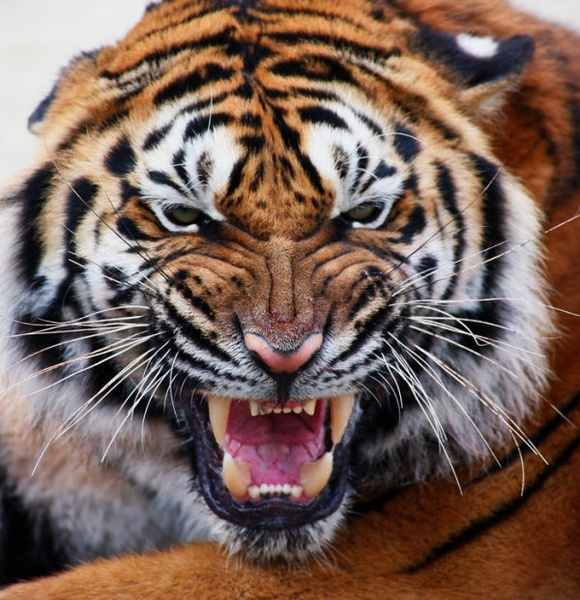
#> input picture DataScience/04. Working-with-Images-and-Text-Materials-Lab/tiger.jpg, 580 x 600 px
$ jupyter execute --allow-errors Working-with-Images-and-Text-Materials-Lab.ipynb   (shell and % lines are left out)   (older library calls are emulated)
#> lines starting #> are read from the running program, lines starting #| are printed output that depends on the picture; after the words box and inside, x2 and y2 are one past the last pixel; in counts of white or black regions, pixels touching at a corner belong together
[cell 1]
import pandas as pd
import numpy as np
import matplotlib.pyplot as plt

from skimage.io import imread
from scipy.ndimage.filters import convolve
from skimage.morphology import binary_opening

from collections import Counter

import re

import nltk
nltk.download("stopwords")
#> (this line was passed over: nltk is not available in this run)
from nltk.corpus import stopwords
from nltk.stem.porter import PorterStemmer

from sklearn.datasets import fetch_20newsgroups
from sklearn.feature_extraction.text import TfidfVectorizer

[cell 2]
tiger_image = imread("tiger.jpg")
#> tiger_image is the input picture: shape (600, 580, 3); mean R, G, B 120.5, 97.3, 87.5

[cell 3]
tiger_image.dtype

[cell 4]
tiger_image.shape
#> Out = (600, 580, 3)

[cell 5]
plt.imshow(tiger_image)
plt.show()

[cell 6]
tiger_image[0, 0]
#> Out = [223, 224, 226]

[cell 7]
tiger_image[:, 0]
#> Out = 600 rows, first 8: [223, 224, 226], [223, 224, 226], [224, 225, 227], [224, 225, 227], [225, 226, 228], [225, 226, 228], [226, 227, 229], [226, 227, 229]

[cell 8]
plt.imshow(tiger_image[150:300, 120:250])
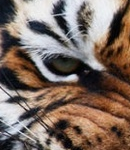
#> shown: shape (150, 130, 3); mean R, G, B 125.4, 108.1, 98.3

[cell 9]
red = tiger_image[:, :, 0]
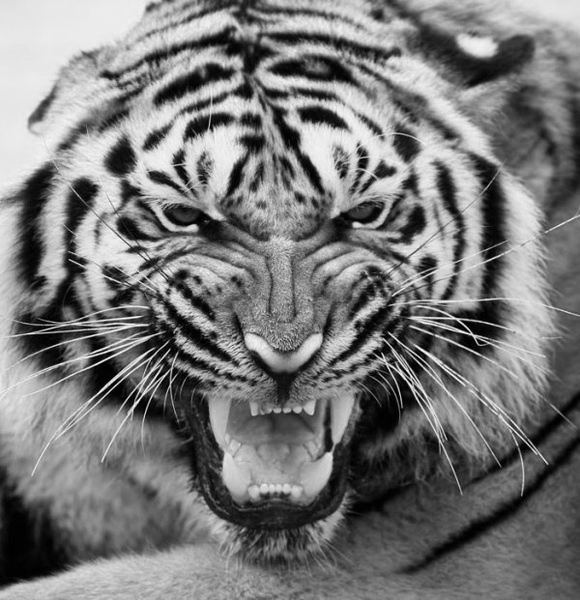
#> red: shape (600, 580); min 0, max 255, mean 120.5
blue = tiger_image[:, :, 1]
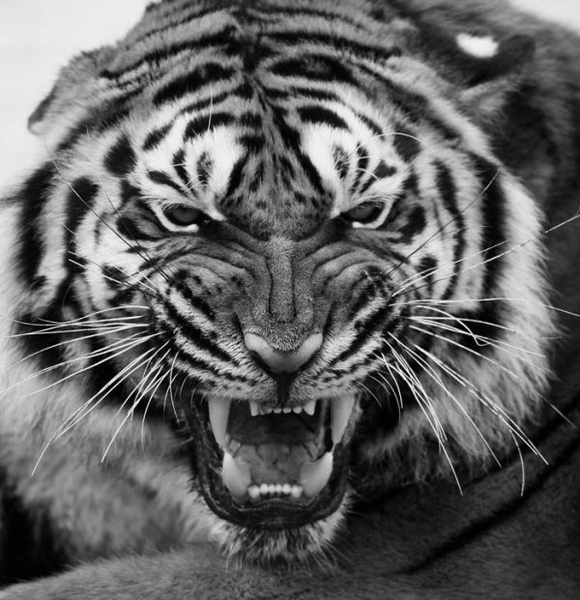
#> blue: shape (600, 580); min 0, max 255, mean 97.3
green = tiger_image[:, :, 2]
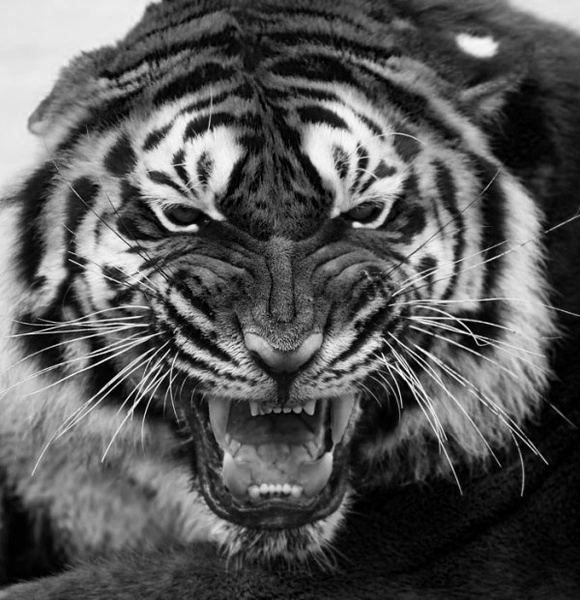
#> green: shape (600, 580); min 0, max 255, mean 87.5

[cell 10]
plt.imshow(red)
plt.show()
plt.imshow(blue)
plt.show()
plt.imshow(green)
plt.show()

[cell 11]
plt.imshow(red, cmap = "gray")
plt.show()
plt.imshow(blue, cmap = "gray")
plt.show()
plt.imshow(green, cmap = "gray")
plt.show()

[cell 12]
(red + green + blue) / 3

[cell 13]
tiger_image.mean()
#> Out = 101.8

[cell 14]
mean_image = tiger_image.mean(axis = 2)

[cell 15]
tiger_image.mean(axis = 1).shape
#> Out = (600, 3)

[cell 16]
plt.imshow(mean_image)

[cell 17]
plt.imshow(mean_image, cmap = "gray")
plt.show()

[cell 18]
tiger_grayscale = 0.299 * red + 0.587 * green + 0.114 * blue

[cell 19]
plt.imshow(tiger_grayscale, cmap="gray")
plt.show()

[cell 20]
plt.hist(mean_image.ravel(), bins = 256, alpha = 0.5)
plt.hist(tiger_grayscale.ravel(), bins = 256, alpha = 0.5)
plt.show()
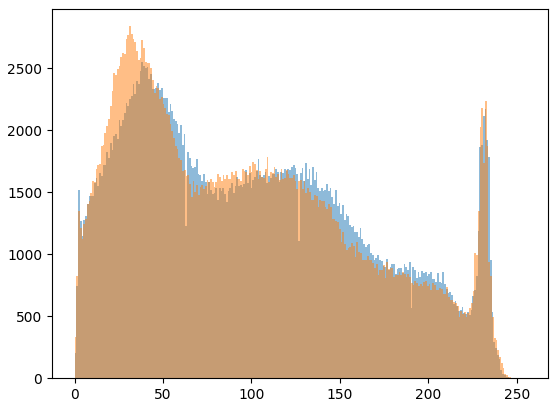
#> figure drawn by matplotlib, 1 panel; tallest bar 2554 high, from x = 37.8 to 38.8; tallest bar 2841 high, from x = 30.87 to 31.86

[cell 21]
for channel, color_name in ([red, "red"], [blue, "blue"], [green, "green"]):
    plt.hist(channel.ravel(), bins = 256, alpha = 0.5, color = color_name)
#> this loop made 3 passes
#> color_name on passes 1 to 3: 'red', 'blue', 'green'

plt.xlabel("Value")
plt.ylabel("Count")
plt.show()
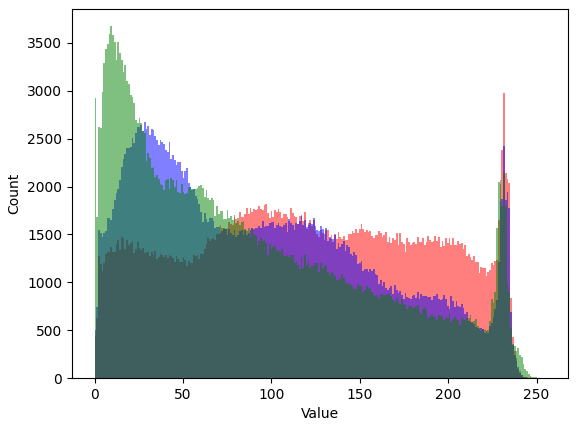
#> figure drawn by matplotlib, 1 panel; tallest bar 2981 high, from x = 231.1 to 232.1; tallest bar 2678 high, from x = 27.89 to 28.89; tallest bar 3673 high, from x = 8.96 to 9.96

[cell 22]
kernel = np.ones(shape = (3, 3)) / 9

[cell 23]
kernel

[cell 24]
convolution_result = convolve(tiger_grayscale, kernel)
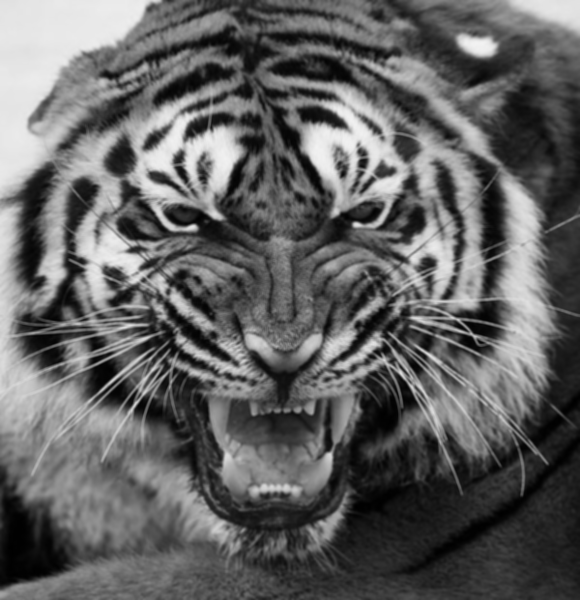
#> convolution_result: shape (600, 580) float64; min 0.444, max 242.7, mean 98.5

[cell 25]
convolution_result.min()
#> Out = 0.444

[cell 26]
convolution_result.max()
#> Out = 242.7

[cell 27]
plt.imshow(convolution_result, cmap = "gray")
plt.show()

[cell 28]
tiger_grayscale[tiger_grayscale < 100] = 0
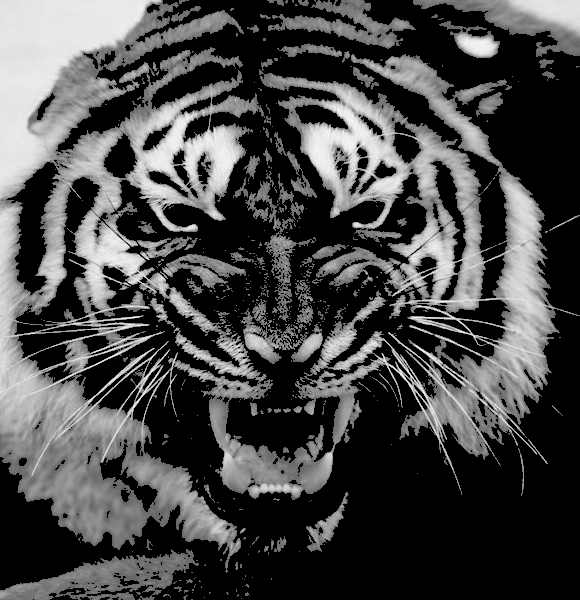
#> tiger_grayscale: shape (600, 580) float64; min 0, max 254.9, mean 71.8
tiger_grayscale[tiger_grayscale >= 100] = 1
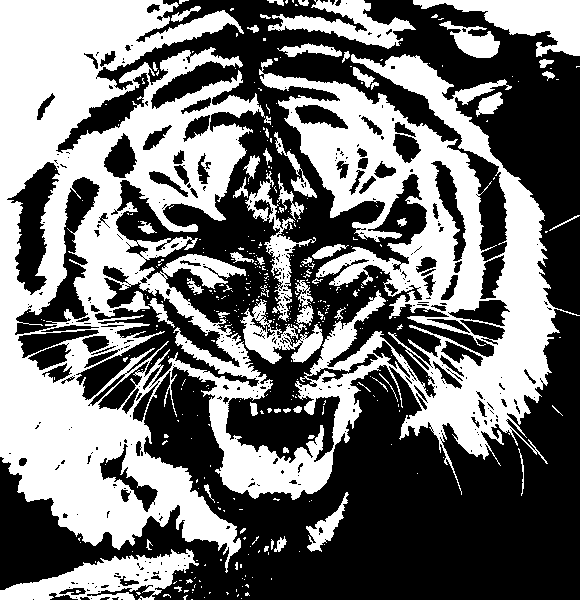
#> tiger_grayscale: shape (600, 580) float64; values 0 (black) and 1 (white), 45% white; 403 white regions (344 under 20 px), largest, box (x1, y1, x2, y2) and area: (0, 0, 580, 573) 132709, (0, 549, 199, 600) 4778, (413, 0, 580, 57) 4257

[cell 29]
plt.imshow(tiger_grayscale, cmap="gray")
plt.show()

[cell 30]
text = ""
with open("alice.txt", "r", encoding = "utf-8") as f:
#> (reads DataScience/04. Working-with-Images-and-Text-Materials-Lab/alice.txt from the repository)
    text = f.read()
print(len(text))

[cell 31]
print(text[:500])

[cell 32]
counter = Counter(text)

[cell 33]
counter.most_common(20)

[cell 34]
word_counter = Counter(re.split("\W+", text))

[cell 35]
word_counter.most_common(30)

[cell 36]
stopwords.words("english")
#> (this line was passed over: nltk is not available in this run)
